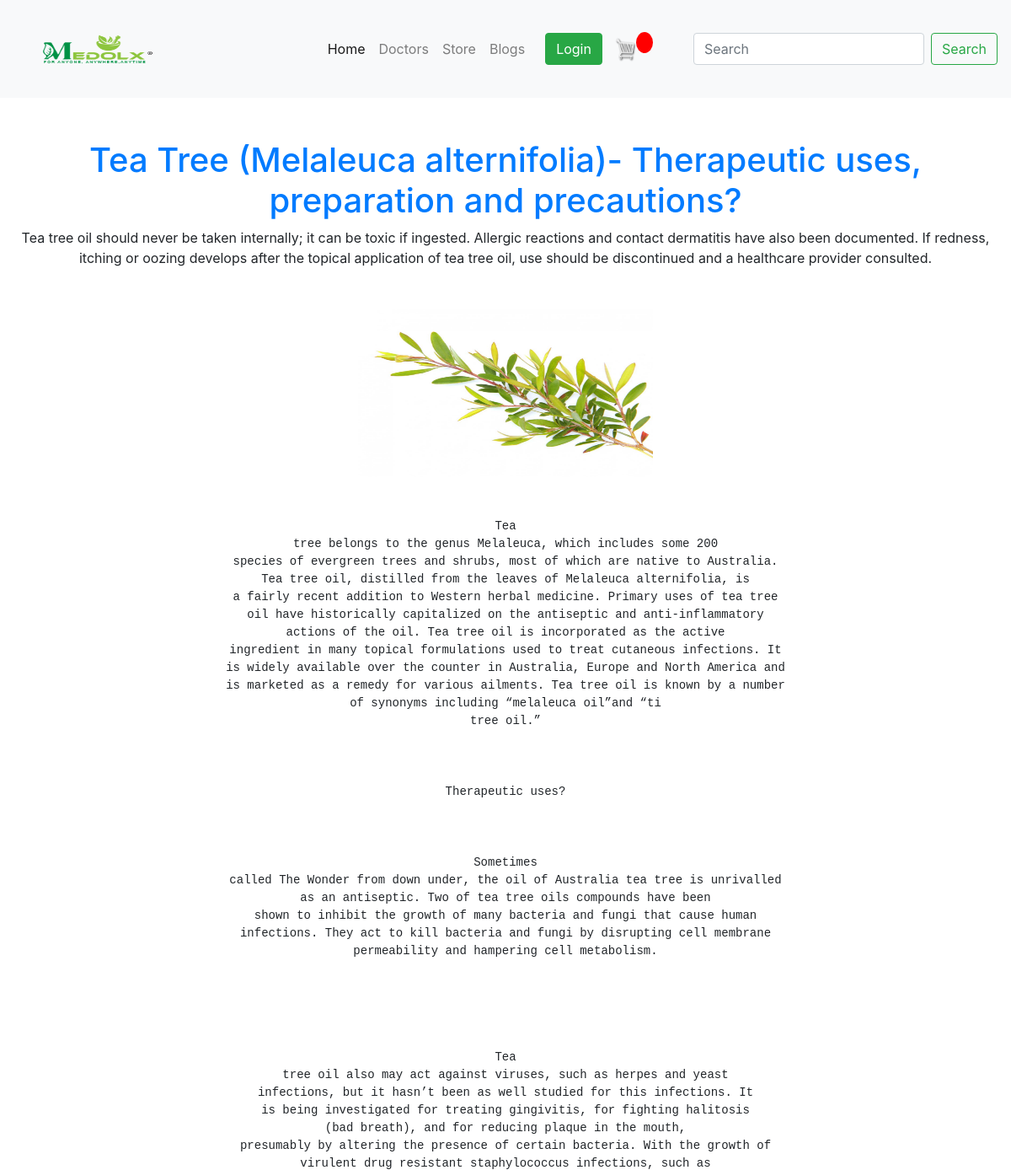
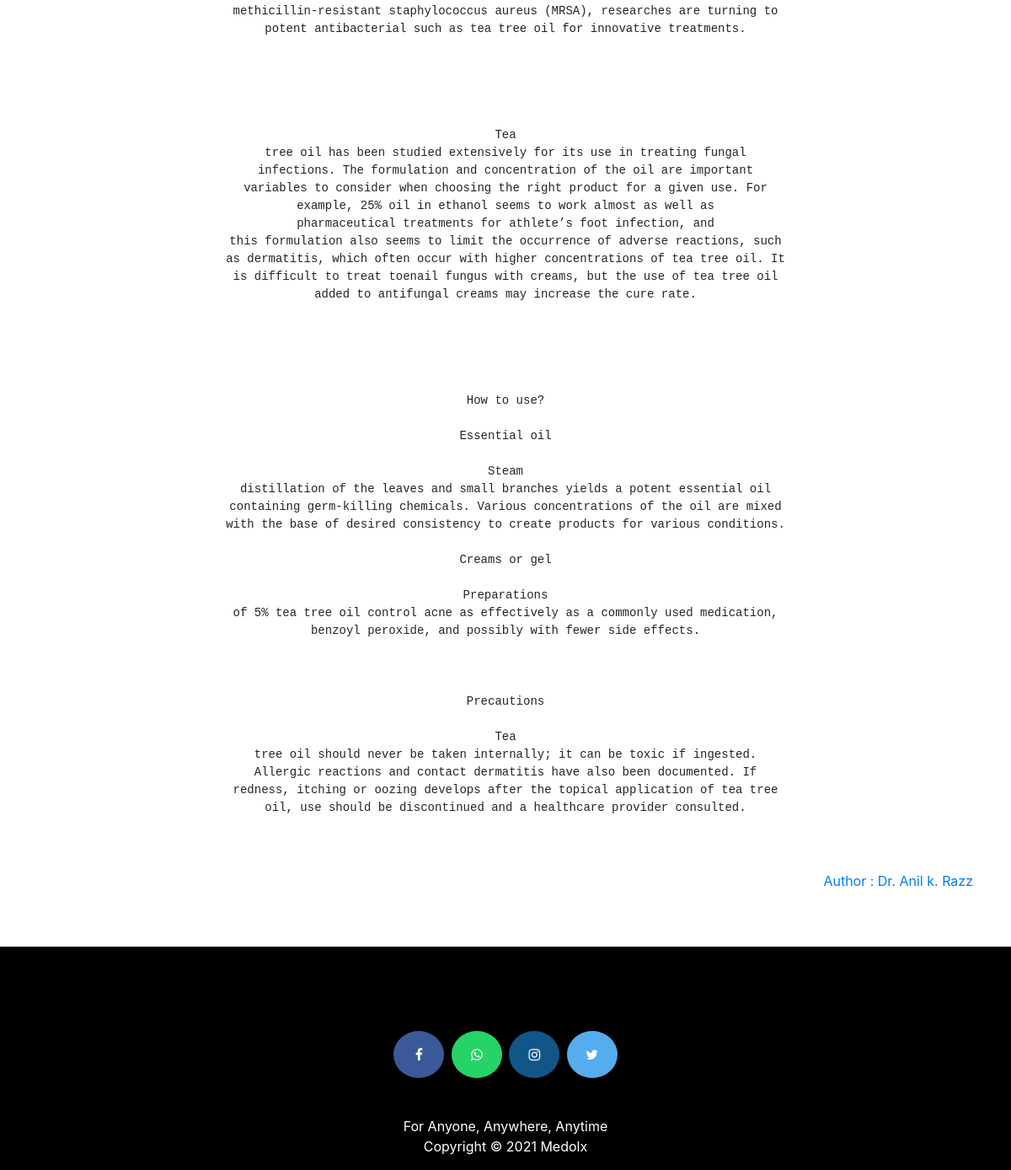
Page /blog/2 on the committed database (2 pictures, top to bottom).
### medolx/models.py (models this page shows, shortened)
class Blog(models.Model):
    title = models.CharField(max_length=200, unique=True)
    desc = models.CharField(max_length=300)
    featured_pic= models.ImageField(upload_to='blog_pic/BlogFeaturedPic/',null=True,blank=True)
    content = models.TextField()
    author = models.CharField(max_length=20)
    author_pic= models.ImageField(upload_to='blog_pic/BlogAuthorPic/',null=True,blank=True)

### medolx/views.py (the view)
# urls.py: path('blog/<int:pk>', views.blog, name="blog"),
def blog(request,pk):
    blog=models.Blog.objects.get(id=pk)
    return render(request,'blog.html',{'blog':blog})

### templates/blog.html (shortened to what this page needs)
{% extends "base.html" %}
{% block body %}
{% load static %}
<section class="blogs">
    <h1 class="text-center text-primary">{{blog.title}}</h1>
    <p>{{blog.desc}}</p>
    <div class="text-center mt-5 mb-5">
        <img src="{% static blog.featured_pic.url %}"/>
    </div>
    <div class="container">
        <pre><p>{{blog.content}}</p></pre>
        <p class="text-primary text-right mt-5">Author : {{blog.author}}</p>
    </div>
</section>
{% endblock %}

### static/css/style.css (style rules this page uses)
* { padding: 0; margin: 0; text-decoration: none; list-style: none; box-sizing: border-box; }
.blogs { padding-top: 50px; padding-bottom: 50px; }
.blogs img { height: 200px; width: 350px; }
h1,h2,h3,h4,h5,h6 { color:hsl(0, 0%, 30%); }

### static/css/main.css (style rules this page uses)
body { background-color: hsl(0, 0%, 98%); }
h1,h2,h3,h4,h5,h6 { color:hsl(0, 0%, 30%); }

### static/css/login.css (style rules this page uses)
.container { height: 100%; align-content: center; }

### static/css/footer.css (style rules this page uses)
p { text-align: center; }

### rows in the picture
Blog: title "Tea Tree (Melaleuca alternifolia)- Therapeutic uses, preparation and precautions?", desc "Tea tree oil should never be taken internally; it can be toxic if ingested. Allergic reactions and contact dermatitis have also been documented. If redness, itching or oozing develops after the topical application of tea tree oil, use should be discontinued and a healthcare provider consulted.", featured_pic (picture), content "Tea tree belongs to the genus Melaleuca, which includes some 200 species of evergreen trees and shrubs, most of which are native to Australia. Tea tree oil, distilled from the leaves of Melaleuca alternifolia, is a fairly recent addition to Western herbal medicine. Primary uses of tea tree oil have historically capitalized on the antiseptic and anti-inflammatory actions of the oil. Tea tree oil is incorporated as the active ingredient in many topical formulations used to treat cutaneous infections. It is widely available over the counter in Australia, Europe and North America and is marketed as a remedy for various ailments. Tea tree oil is known by a number of synonyms including “melaleuca…", author "Dr. Anil k. Razz"
